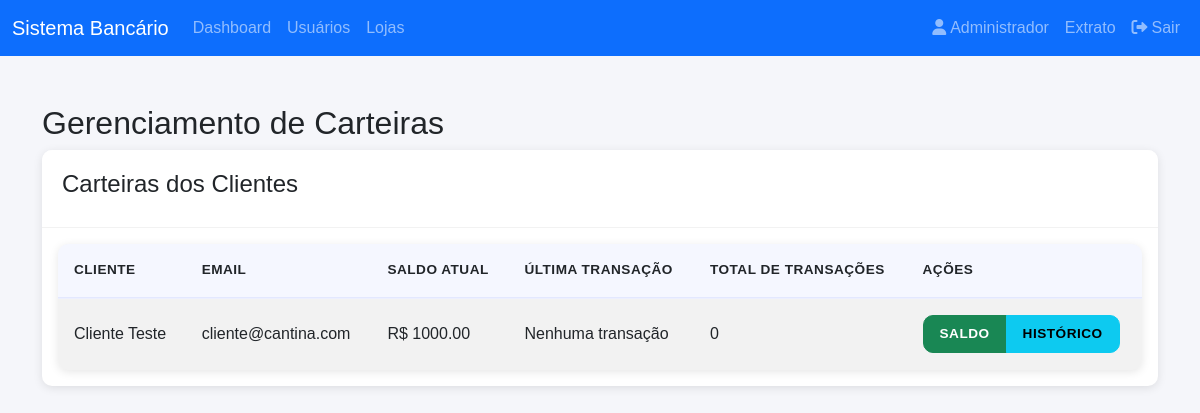
Screenshot of /admin/carteiras (signed in) with the database file from the repository.
### app.py (models this page shows)
class Usuario(UserMixin, db.Model):
    id = db.Column(db.Integer, primary_key=True)
    nome = db.Column(db.String(100), nullable=False)
    email = db.Column(db.String(120), unique=True, nullable=False)
    cpf = db.Column(db.String(11), unique=True)
    password = db.Column(db.String(200), nullable=False)
    tipo = db.Column(db.String(20), nullable=False)  # admin, gerente, vendedor, cliente
    ativo = db.Column(db.Boolean, default=True)
    saldo = db.Column(db.Float, default=0.0)
    loja_id = db.Column(db.Integer, db.ForeignKey('loja.id'))
    loja_gerenciada_id = db.Column(db.Integer, db.ForeignKey('loja.id'))
    loja = db.relationship('Loja', foreign_keys=[loja_id])
    loja_gerenciada = db.relationship('Loja', foreign_keys=[loja_gerenciada_id])
    compras = db.relationship('Venda', backref='cliente', foreign_keys='Venda.cliente_id')
    vendas_realizadas = db.relationship('Venda', backref='vendedor', foreign_keys='Venda.vendedor_id')

### app.py (the view)
@app.route('/admin/carteiras')
@login_required
def gerenciar_carteiras():
    if current_user.tipo != 'admin':
        flash('Acesso não autorizado.', 'danger')
        return redirect(url_for('login'))
    usuarios = Usuario.query.filter_by(tipo='cliente').all()
    return render_template('admin/carteiras.html', usuarios=usuarios)

### app.py (called while the page is built)
@login_manager.user_loader
def load_user(user_id):
    return Usuario.query.get(int(user_id))

### templates/admin/carteiras.html (shortened to what this page needs)
{% extends "base.html" %}
{% block content %}
<div class="container mt-4">
    <h2>Gerenciamento de Carteiras</h2>
    <div class="card">
        <div class="card-header">
            <h4>Carteiras dos Clientes</h4>
        </div>
        <div class="card-body">
            <div class="table-responsive">
                <table id="carteirasTable" class="table table-striped table-hover" style="width:100%">
                    <thead>
                        <tr>
                            <th>Cliente</th>
                            <th>Email</th>
                            <th>Saldo Atual</th>
                            <th>Última Transação</th>
                            <th>Total de Transações</th>
                            <th>Ações</th>
                        </tr>
                    </thead>
                    <tbody>
                        {% for usuario in usuarios %}
                        {% if usuario.tipo == 'cliente' %}
                        <tr>
                            <td>{{ usuario.nome }}</td>
                            <td>{{ usuario.email }}</td>
                            <td>R$ {{ "%.2f"|format(usuario.saldo) }}</td>
                            <td>
                                {% if usuario.transacoes %}
                                {{ usuario.transacoes[-1].data.strftime('%d/%m/%Y %H:%M') }}
                                {% else %}
                                Nenhuma transação
                                {% endif %}
                            </td>
                            <td>{{ usuario.transacoes|length }}</td>
                            <td>
                                <div class="btn-group">
                                    <button class="btn btn-sm btn-success" onclick="abrirModalSaldo({{ usuario.id }}, '{{ usuario.nome }}')">
                                         Saldo
                                    </button>
                                    <button class="btn btn-sm btn-info" onclick="verHistorico({{ usuario.id }})">
                                         Histórico
                                    </button>
                                </div>
                            </td>
                        </tr>
                        {% endif %}
                        {% endfor %}
                    </tbody>
                </table>
            </div>
        </div>
    </div>
</div>
{% endblock %}

### templates/base.html (shortened to what this page needs)
<!DOCTYPE html>
<html lang="pt-br">
<head>
    <link href="https://cdn.jsdelivr.net/npm/bootstrap@5.1.3/dist/css/bootstrap.min.css" rel="stylesheet">
    <link href="https://cdnjs.cloudflare.com/ajax/libs/font-awesome/6.0.0/css/all.min.css" rel="stylesheet">
    <link rel="stylesheet" href="{{ url_for('static', filename='css/style.css') }}">
</head>
<body>
    {% if current_user.is_authenticated %}
    <nav class="navbar navbar-expand-lg navbar-dark bg-primary">
        <div class="container-fluid">
            <a class="navbar-brand" href="{{ url_for('index') }}">Sistema Bancário</a>
            <div class="collapse navbar-collapse" id="navbarNav">
                <ul class="navbar-nav me-auto">
                    {% if current_user.tipo == 'admin' %}
                    <li class="nav-item">
                        <a class="nav-link" href="{{ url_for('admin_dashboard') }}">Dashboard</a>
                    </li>
                    <li class="nav-item">
                        <a class="nav-link" href="{{ url_for('gerenciar_usuarios') }}">Usuários</a>
                    </li>
                    <li class="nav-item">
                        <a class="nav-link" href="{{ url_for('gerenciar_lojas') }}">Lojas</a>
                    </li>
                    {% else %}
                    <li class="nav-item">
                        <a class="nav-link" href="{{ url_for('cliente_dashboard') }}">Dashboard</a>
                    </li>
                    <li class="nav-item"><a class="nav-link" href="{{ url_for('catalogo_cliente') }}">Catálogo</a></li>
                    {% endif %}
                </ul>
                <ul class="navbar-nav">
                    <li class="nav-item">
                        <a class="nav-link" href="{{ url_for('perfil') }}">
                            <i class="fas fa-user me-1"></i>{{ current_user.nome }}
                        </a>
                    </li>
                    <li class="nav-item"><a class="nav-link" href="{{ url_for('dashboard_cliente_extrato') }}">Extrato</a></li>
                    <li class="nav-item">
                        <a class="nav-link" href="{{ url_for('logout') }}">
                            <i class="fas fa-sign-out-alt me-1"></i>Sair
                        </a>
                    </li>
                </ul>
            </div>
        </div>
    </nav>
    {% endif %}
    <main class="py-4">
        {% block content %}{% endblock %}
    </main>
</body>
</html>

### static/css/style.css (style rules this page uses)
:root { --primary-color: #4361ee; --secondary-color: #3f37c9; --success-color: #4cc9f0; --info-color: #4895ef; --warning-color: #f72585; --danger-color: #dc3545; --light-color: #f8f9fa; --dark-color: #212529; --transition-speed: 0.3s; --border-radius: 10px; --box-shadow: 0 2px 10px rgba(0, 0, 0, 0.1); }
* { margin: 0; padding: 0; box-sizing: border-box; }
body { font-family: 'Poppins', sans-serif; background-color: #f5f6fa; overflow-x: hidden; }
.card { border: none; border-radius: var(--border-radius); box-shadow: var(--box-shadow); margin-bottom: 1.5rem; transition: transform var(--transition-speed); }
.card-header { background-color: white; border-bottom: 1px solid rgba(0, 0, 0, 0.05); padding: 1.25rem; border-radius: var(--border-radius) var(--border-radius) 0 0 !important; }
.table-responsive { border-radius: var(--border-radius); background: white; box-shadow: var(--box-shadow); }
.table { margin-bottom: 0; }
.table th { background-color: rgba(67, 97, 238, 0.05); font-weight: 600; padding: 1rem; border-bottom: 2px solid rgba(67, 97, 238, 0.1); }
.table td { padding: 1rem; vertical-align: middle; border-bottom: 1px solid rgba(0, 0, 0, 0.05); }
.btn { padding: 0.5rem 1rem; border-radius: var(--border-radius); font-weight: 500; transition: all var(--transition-speed); }
.table th { text-transform: uppercase; font-size: 0.85rem; letter-spacing: 0.5px; }
.btn { text-transform: uppercase; letter-spacing: 0.5px; font-size: 0.85rem; font-weight: 600; }

### rows the page displays
Usuario: nome "Administrador"
Usuario: nome "Cliente Teste", email "cliente@cantina.com", saldo "1000.00", transacoes|length "0"
